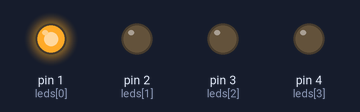
Recording of a sketch running on a simulated Arduino Uno, built with avr-gcc and run on an emulated ATmega328P. Parts: output pins drawn as LEDs (lit = HIGH).

Above: at 0.02 s.
At 0.62 s:
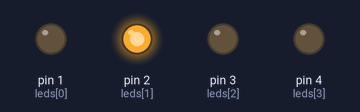
At 1.22 s:
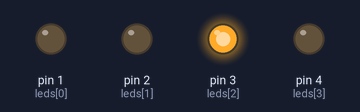
At 1.82 s:
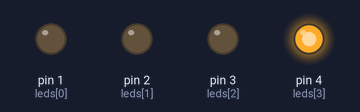
At 2.42 s:
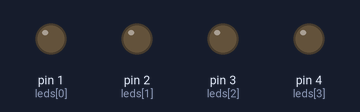
Timing chart, 0 to 3.0 s (numbered marks = the images above):
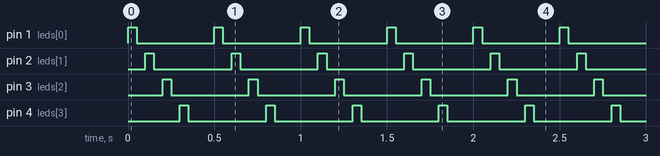

Measured:
- by itself, pin 1 (leds[0]), pin 2 (leds[1]), pin 3 (leds[2]), pin 4 (leds[3]): alternates HIGH for 0.05 s and LOW for 0.45 s

The sketch:

Corrente_Atv7.ino
```cpp
int leds[4] = {1, 2, 3, 4};
void setup() {
for(int i = 0; i < 4; i++){
  pinMode(leds[i], OUTPUT);
  }

}

void loop() {
  for(int g = 0; g <= 4; g++){
    digitalWrite(leds[g], HIGH);
    delay(50);
    digitalWrite(leds[g], LOW);
      delay(50);
    }
}
```
